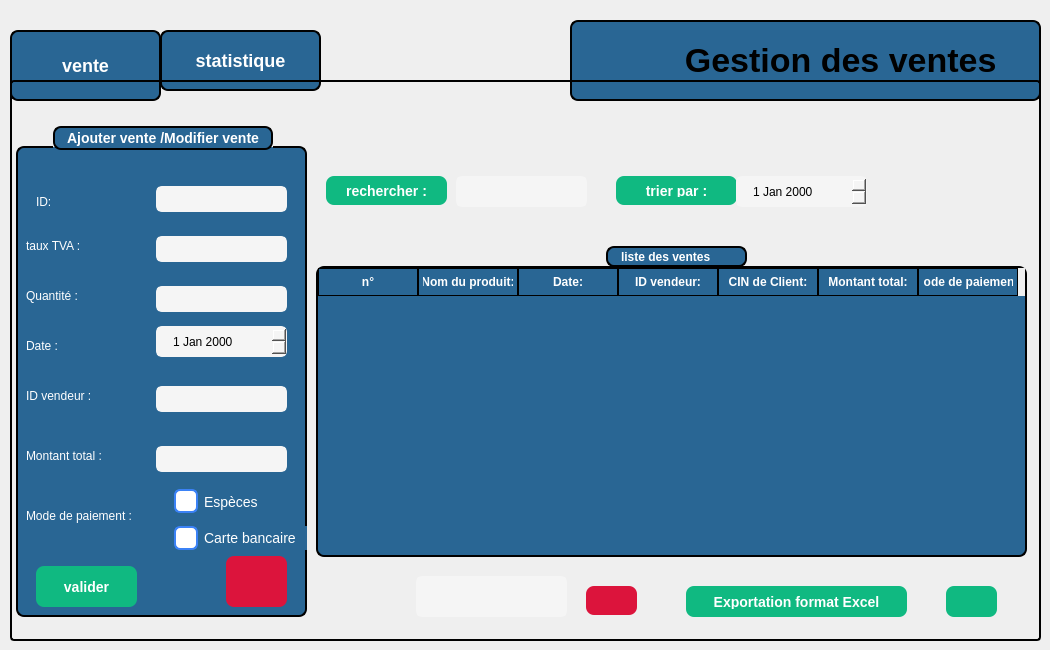
    <widget class="QWidget" name="pagevent">
     <widget class="QLabel" name="label_2">
      <property name="geometry">
       <rect>
        <x>570</x>
        <y>20</y>
        <width>471</width>
        <height>81</height>
       </rect>
      </property>
      <property name="styleSheet">
       <string notr="true">QLabel{
 border: 2px solid black;   /* blue border */
    border-radius: 8px;
 font-weight: bold;
    font-size: 34px;
background-color: rgb(41, 102, 148);}</string>
      </property>
      <property name="text">
       <string>           Gestion des ventes</string>
      </property>
     </widget>
     <widget class="QStackedWidget" name="stackedWidgetvente">
      <property name="geometry">
       <rect>
        <x>10</x>
        <y>80</y>
        <width>1031</width>
        <height>561</height>
       </rect>
      </property>
      <property name="styleSheet">
       <string notr="true">QStackedWidget {
  border: 2px solid black;
  border-radius: 4px;
  padding: 4px;
}</string>
      </property>
      <property name="currentIndex">
       <number>1</number>
      </property>
      <widget class="QWidget" name="page_5">
       <widget class="QPushButton" name="pushButton_2">
        <property name="geometry">
         <rect>
          <x>770</x>
          <y>500</y>
          <width>151</width>
          <height>51</height>
         </rect>
        </property>
        <property name="styleSheet">
         <string notr="true">QPushButton {
    border: 2px solid black;
    border-radius: 8px;
    font-weight: bold;
    font-size: 18px;              /* texte plus grand */
    background-color: rgb(41, 102, 148); /* bleu normal */
    color: white;
    padding: 8px 16px;
}

/* Quand la souris passe dessus */
QPushButton:hover {
    background-color: rgb(61, 122, 168); /* bleu plus clair */
}

/* Quand on clique dessus */
QPushButton:pressed {
    background-color: rgb(81, 142, 188); /* encore plus clair */
}

/* Bouton actif (par ex. quand on est sur la page 1) */
QPushButton[active=&quot;true&quot;] {
    background-color: #10b981;  /* vert quand actif */
    color: white;
}</string>
        </property>
        <property name="text">
         <string>stat</string>
        </property>
       </widget>
      </widget>
      <widget class="QWidget" name="page_1">
       <widget class="QGroupBox" name="groupBox_3">
        <property name="geometry">
         <rect>
          <x>0</x>
          <y>40</y>
          <width>291</width>
          <height>491</height>
         </rect>
        </property>
        <property name="styleSheet">
         <string notr="true">
QGroupBox {
    background-color: rgb(41, 102, 148);   /* blue background */
    border: 2px solid black;               /* black border, 2px wide */
    border-radius: 8px;                    /* rounded corners */
    margin-top: 20px;                      /* space for the title */
    color: white;                          /* title text color */
    font-weight: bold;
    font-size: 14px;
}

QGroupBox::title {
 border: 2px solid black;               /* black border, 2px wide */
    border-radius: 8px;     
background-color: rgb(41, 102, 148);
    subcontrol-origin: margin;
    subcontrol-position: top center;       /* title centered */
    padding: 2px 10px;
}</string>
        </property>
        <property name="title">
         <string>Ajouter vente /Modifier vente</string>
        </property>
        <widget class="QLabel" name="label_20">
         <property name="geometry">
          <rect>
           <x>20</x>
           <y>60</y>
           <width>63</width>
           <height>31</height>
          </rect>
         </property>
         <property name="styleSheet">
          <string notr="true">background-color:rgb(41, 102, 148);
color: rgb(255, 255, 255)</string>
         </property>
         <property name="text">
          <string>ID: </string>
         </property>
        </widget>
        <widget class="QLineEdit" name="lineEdit_8">
         <property name="geometry">
          <rect>
           <x>140</x>
           <y>60</y>
           <width>131</width>
           <height>26</height>
          </rect>
         </property>
         <property name="styleSheet">
          <string notr="true">QLineEdit {
    width: 150px;
    height: 150px;
    border: 3px solid rgb(245,245,245);
    border-radius: 6px;
    padding: 6px 12px;
    color: rgb(0,0,0);
    background-color: rgb(245,245,245); 
}</string>
         </property>
         <property name="text">
          <string/>
         </property>
        </widget>
        <widget class="QLineEdit" name="lineEdit_9">
         <property name="geometry">
          <rect>
           <x>140</x>
           <y>110</y>
           <width>131</width>
           <height>26</height>
          </rect>
         </property>
         <property name="styleSheet">
          <string notr="true">QLineEdit {
    width: 150px;
    height: 150px;
    border: 3px solid rgb(245,245,245);
    border-radius: 6px;
    padding: 6px 12px;
    color: rgb(0,0,0);
    background-color: rgb(245,245,245); 
}</string>
         </property>
         <property name="text">
          <string/>
         </property>
        </widget>
        <widget class="QLineEdit" name="lineEdit_10">
         <property name="geometry">
          <rect>
           <x>140</x>
           <y>160</y>
           <width>131</width>
           <height>26</height>
          </rect>
         </property>
         <property name="styleSheet">
          <string notr="true">QLineEdit {
    width: 150px;
    height: 150px;
    border: 3px solid rgb(245,245,245);
    border-radius: 6px;
    padding: 6px 12px;
    color: rgb(0,0,0);
    background-color: rgb(245,245,245); 
}</string>
         </property>
         <property name="text">
          <string/>
         </property>
        </widget>
        <widget class="QLineEdit" name="lineEdit_11">
         <property name="geometry">
          <rect>
           <x>140</x>
           <y>260</y>
           <width>131</width>
           <height>26</height>
          </rect>
         </property>
         <property name="styleSheet">
          <string notr="true">QLineEdit {
    width: 150px;
    height: 150px;
    border: 3px solid rgb(245,245,245);
    border-radius: 6px;
    padding: 6px 12px;
    color: rgb(0,0,0);
    background-color: rgb(245,245,245); 
}</string>
         </property>
         <property name="text">
          <string/>
         </property>
        </widget>
        <widget class="QLineEdit" name="lineEdit_13">
         <property name="geometry">
          <rect>
           <x>140</x>
           <y>320</y>
           <width>131</width>
           <height>26</height>
          </rect>
         </property>
         <property name="styleSheet">
          <string notr="true">QLineEdit {
    width: 150px;
    height: 150px;
    border: 3px solid rgb(245,245,245);
    border-radius: 6px;
    padding: 6px 12px;
    color: rgb(0,0,0);
    background-color: rgb(245,245,245); 
}</string>
         </property>
         <property name="text">
          <string/>
         </property>
        </widget>
        <widget class="QLabel" name="label_21">
         <property name="geometry">
          <rect>
           <x>10</x>
           <y>110</y>
           <width>121</width>
           <height>20</height>
          </rect>
         </property>
         <property name="styleSheet">
          <string notr="true">background-color:rgb(41, 102, 148);
color: rgb(255, 255, 255)</string>
         </property>
         <property name="text">
          <string>taux TVA :</string>
         </property>
        </widget>
        <widget class="QLabel" name="label_22">
         <property name="geometry">
          <rect>
           <x>10</x>
           <y>160</y>
           <width>63</width>
           <height>20</height>
          </rect>
         </property>
         <property name="styleSheet">
          <string notr="true">background-color:rgb(41, 102, 148);
color: rgb(255, 255, 255)</string>
         </property>
         <property name="text">
          <string>Quantité :</string>
         </property>
        </widget>
        <widget class="QLabel" name="label_23">
         <property name="geometry">
          <rect>
           <x>10</x>
           <y>210</y>
           <width>63</width>
           <height>20</height>
          </rect>
         </property>
         <property name="styleSheet">
          <string notr="true">background-color:rgb(41, 102, 148);
color: rgb(255, 255, 255)</string>
         </property>
         <property name="text">
          <string>Date :</string>
         </property>
        </widget>
        <widget class="QDateEdit" name="dateEdit_3">
         <property name="geometry">
          <rect>
           <x>140</x>
           <y>200</y>
           <width>131</width>
           <height>31</height>
          </rect>
         </property>
         <property name="styleSheet">
          <string notr="true">QDateEdit {
    border: 3px solid rgb(245,245,245);
    border-radius: 6px;
    padding: 6px 12px;
    color: rgb(0,0,0);
    background-color: rgb(245,245,245); 
}</string>
         </property>
        </widget>
        <widget class="QLabel" name="label_24">
         <property name="geometry">
          <rect>
           <x>10</x>
           <y>260</y>
           <width>81</width>
           <height>20</height>
          </rect>
         </property>
         <property name="styleSheet">
          <string notr="true">background-color:rgb(41, 102, 148);
color: rgb(255, 255, 255)</string>
         </property>
         <property name="text">
          <string>ID vendeur :</string>
         </property>
        </widget>
        <widget class="QLabel" name="label_25">
         <property name="geometry">
          <rect>
           <x>10</x>
           <y>320</y>
           <width>111</width>
           <height>20</height>
          </rect>
         </property>
         <property name="styleSheet">
          <string notr="true">background-color:rgb(41, 102, 148);
color: rgb(255, 255, 255)</string>
         </property>
         <property name="text">
          <string/>
         </property>
        </widget>
        <widget class="QLabel" name="label_26">
         <property name="geometry">
          <rect>
           <x>10</x>
           <y>320</y>
           <width>111</width>
           <height>20</height>
          </rect>
         </property>
         <property name="styleSheet">
          <string notr="true">background-color:rgb(41, 102, 148);
color: rgb(255, 255, 255)</string>
         </property>
         <property name="text">
          <string>Montant total :</string>
         </property>
        </widget>
        <widget class="QLabel" name="label_27">
         <property name="geometry">
          <rect>
           <x>10</x>
           <y>380</y>
           <width>141</width>
           <height>20</height>
          </rect>
         </property>
         <property name="styleSheet">
          <string notr="true">background-color:rgb(41, 102, 148);
color: rgb(255, 255, 255)</string>
         </property>
         <property name="text">
          <string>Mode de paiement :</string>
         </property>
        </widget>
        <widget class="QRadioButton" name="radioButton_3">
         <property name="geometry">
          <rect>
           <x>150</x>
           <y>360</y>
           <width>110</width>
           <height>31</height>
          </rect>
         </property>
         <property name="styleSheet">
          <string notr="true">QRadioButton {
    color: white;
    font-size: 14px;
    padding-left: 8px;
background-color: rgb(41, 102, 148);
}

QRadioButton::indicator {
    width: 20px;
    height: 20px;
    border: 2px solid #3b82f6;
    border-radius: 6px;      /* rounded corners */
    background-color: white;  /* unchecked background */
}

QRadioButton::indicator:checked {
    background-color: #FFD700;  /* blue fill when checked */
}</string>
         </property>
         <property name="text">
          <string>Espèces</string>
         </property>
        </widget>
        <widget class="QRadioButton" name="radioButton_4">
         <property name="geometry">
          <rect>
           <x>150</x>
           <y>400</y>
           <width>161</width>
           <height>24</height>
          </rect>
         </property>
         <property name="styleSheet">
          <string notr="true">QRadioButton {
    color: white;
    font-size: 14px;
    padding-left: 8px;
background-color: rgb(41, 102, 148);
}

QRadioButton::indicator {
    width: 20px;
    height: 20px;
    border: 2px solid #3b82f6;
    border-radius: 6px;      /* rounded corners */
    background-color: white;  /* unchecked background */
}

QRadioButton::indicator:checked {
    background-color: #FFD700;  /* blue fill when checked */
}</string>
         </property>
         <property name="text">
          <string>Carte bancaire</string>
         </property>
        </widget>
        <widget class="QPushButton" name="pushButton_6">
         <property name="geometry">
          <rect>
           <x>20</x>
           <y>440</y>
           <width>101</width>
           <height>41</height>
          </rect>
         </property>
         <property name="styleSheet">
          <string notr="true">QPushButton {
    background-color: #10b981;   /* normal state */
    color: white;
    border: none;
    border-radius: 8px;
    padding: 8px 20px;
    font-size: 14px;
    font-weight: bold;
}

QPushButton:hover {
    background-color: #059669;   /* darker on hover */
}</string>
         </property>
         <property name="text">
          <string>valider</string>
         </property>
        </widget>
        <widget class="QPushButton" name="annulerajout_3">
         <property name="geometry">
          <rect>
           <x>210</x>
           <y>430</y>
           <width>61</width>
           <height>51</height>
          </rect>
         </property>
         <property name="styleSheet">
          <string notr="true">QPushButton {

	background-color: rgb(220, 20, 60);
	
    color: white;
    border: none;
    border-radius: 8px;
    padding: 8px 20px;
    font-size: 14px;
    font-weight: bold;
}

QPushButton:hover {
      /* darker on hover */
	background-color: rgb(140, 0, 0);
}
</string>
         </property>
         <property name="text">
          <string/>
         </property>
         <property name="icon">
          <iconset theme="QIcon::ThemeIcon::EditClear"/>
         </property>
        </widget>
       </widget>
       <widget class="QPushButton" name="pushButton_7">
        <property name="geometry">
         <rect>
          <x>310</x>
          <y>90</y>
          <width>121</width>
          <height>29</height>
         </rect>
        </property>
        <property name="styleSheet">
         <string notr="true">QPushButton {
    background-color: #10b981;   /* normal state */
    color: white;
    border: none;
    border-radius: 8px;
    padding: 8px 20px;
    font-size: 14px;
    font-weight: bold;
}

QPushButton:hover {
    background-color: #059669;   /* darker on hover */
}</string>
        </property>
        <property name="text">
         <string>rechercher :</string>
        </property>
       </widget>
       <widget class="QLineEdit" name="leditrech">
        <property name="geometry">
         <rect>
          <x>440</x>
          <y>90</y>
          <width>131</width>
          <height>31</height>
         </rect>
        </property>
        <property name="styleSheet">
         <string notr="true">QLineEdit {
    width: 150px;
    height: 150px;
    border: 3px solid rgb(245,245,245);
    border-radius: 6px;
    padding: 6px 12px;
    color: rgb(0,0,0);
    background-color: rgb(245,245,245); 
}</string>
        </property>
       </widget>
       <widget class="QPushButton" name="pushButton_8">
        <property name="geometry">
         <rect>
          <x>600</x>
          <y>90</y>
          <width>121</width>
          <height>29</height>
         </rect>
        </property>
        <property name="styleSheet">
         <string notr="true">QPushButton {
    background-color: #10b981;   /* normal state */
    color: white;
    border: none;
    border-radius: 8px;
    padding: 8px 20px;
    font-size: 14px;
    font-weight: bold;
}

QPushButton:hover {
    background-color: #059669;   /* darker on hover */
}
</string>
        </property>
        <property name="text">
         <string>trier par :</string>
        </property>
       </widget>
       <widget class="QDateEdit" name="dateEdit_4">
        <property name="geometry">
         <rect>
          <x>720</x>
          <y>90</y>
          <width>131</width>
          <height>31</height>
         </rect>
        </property>
        <property name="styleSheet">
         <string notr="true">QDateEdit {
    border: 3px solid rgb(245,245,245);
    border-radius: 6px;
    padding: 6px 12px;
    color: rgb(0,0,0);
    background-color: rgb(245,245,245); 
}</string>
        </property>
       </widget>
       <widget class="QTableWidget" name="tableWidget_2">
        <property name="geometry">
         <rect>
          <x>300</x>
          <y>180</y>
          <width>711</width>
          <height>291</height>
         </rect>
        </property>
        <property name="styleSheet">
         <string notr="true">QTableWidget {
    background-color: rgb(41, 102, 148);   /* blue background */
    border: 2px solid black;
    border-radius: 8px;
    font-weight: bold;
    font-size: 14px;
    gridline-color: black;                 /* cell grid lines */
    color: white;                          
    selection-background-color: #10b981;
    selection-color: white;
    outline: 0;
}

QTableWidget::item {
    border: 1px solid black;               /* give each cell a border */
    padding: 4px;
}

QHeaderView::section {
    background-color: rgb(41, 102, 148);
    color: white;
    border: 1px solid black;              /* column header border */
    padding: 4px;
    font-weight: bold;
}</string>
        </property>
        <column>
         <property name="text">
          <string>n°</string>
         </property>
        </column>
        <column>
         <property name="text">
          <string>Nom du produit:</string>
         </property>
        </column>
        <column>
         <property name="text">
          <string>Date:</string>
         </property>
        </column>
        <column>
         <property name="text">
          <string>ID vendeur:</string>
         </property>
        </column>
        <column>
         <property name="text">
          <string>CIN de Client:</string>
         </property>
        </column>
        <column>
         <property name="text">
          <string>Montant total:</string>
         </property>
        </column>
        <column>
         <property name="text">
          <string> Mode de paiement :</string>
         </property>
        </column>
       </widget>
       <widget class="QPushButton" name="pushButton_10">
        <property name="geometry">
         <rect>
          <x>670</x>
          <y>500</y>
          <width>221</width>
          <height>31</height>
         </rect>
        </property>
        <property name="styleSheet">
         <string notr="true">QPushButton {
    background-color: #10b981;   /* normal state */
    color: white;
    border: none;
    border-radius: 8px;
    padding: 8px 20px;
    font-size: 14px;
    font-weight: bold;
}

QPushButton:hover {
    background-color: #059669;   /* darker on hover */
}</string>
        </property>
        <property name="text">
         <string>Exportation format Excel</string>
        </property>
       </widget>
       <widget class="QLineEdit" name="lineEdit_supprimer_2">
        <property name="geometry">
         <rect>
          <x>400</x>
          <y>490</y>
          <width>151</width>
          <height>41</height>
         </rect>
        </property>
        <property name="styleSheet">
         <string notr="true">QLineEdit {
    width: 150px;
    height: 150px;
    border: 3px solid rgb(245,245,245);
    border-radius: 6px;
    padding: 6px 12px;
    color: rgb(0,0,0);
    background-color: rgb(245,245,245); 
}</string>
        </property>
        <property name="text">
         <string/>
        </property>
       </widget>
       <widget class="QPushButton" name="pushButton">
        <property name="geometry">
         <rect>
          <x>570</x>
          <y>500</y>
          <width>51</width>
          <height>29</height>
         </rect>
        </property>
        <property name="styleSheet">
         <string notr="true">QPushButton {

	background-color: rgb(220, 20, 60);
	
    color: white;
    border: none;
    border-radius: 8px;
    padding: 8px 20px;
    font-size: 14px;
    font-weight: bold;
}

QPushButton:hover {
      /* darker on hover */
	background-color: rgb(140, 0, 0);
}
</string>
        </property>
        <property name="text">
         <string/>
        </property>
        <property name="icon">
         <iconset theme="QIcon::ThemeIcon::EditDelete"/>
        </property>
       </widget>
       <widget class="QLabel" name="label_3">
        <property name="geometry">
         <rect>
          <x>590</x>
          <y>160</y>
          <width>141</width>
          <height>21</height>
         </rect>
        </property>
        <property name="styleSheet">
         <string notr="true">QLabel {
    border: 2px solid black;           /* bordure noire, 2px */
    border-radius: 8px;
    background-color: rgb(41, 102, 148); /* même couleur de fond */
    color: white;                       /* texte blanc */
    font-weight: bold;                  /* texte un peu gras */
    subcontrol-origin: margin;
    subcontrol-position: top center;    /* titre centré */
    padding: 2px 10px;
}</string>
        </property>
        <property name="text">
         <string>liste des ventes</string>
        </property>
       </widget>
       <widget class="QPushButton" name="pushButton_3">
        <property name="geometry">
         <rect>
          <x>930</x>
          <y>500</y>
          <width>51</width>
          <height>31</height>
         </rect>
        </property>
        <property name="styleSheet">
         <string notr="true">QPushButton {
    background-color: #10b981;   /* normal state */
    color: white;
    border: none;
    border-radius: 8px;
    padding: 8px 20px;
    font-size: 14px;
    font-weight: bold;
}
</string>
        </property>
        <property name="text">
         <string/>
        </property>
        <property name="icon">
         <iconset theme="QIcon::ThemeIcon::GoDown"/>
        </property>
       </widget>
       <widget class="QLabel" name="image_3">
        <property name="geometry">
         <rect>
          <x>890</x>
          <y>60</y>
          <width>91</width>
          <height>81</height>
         </rect>
        </property>
        <property name="text">
         <string/>
        </property>
        <property name="pixmap">
         <pixmap>../../../../ateliergit/ProjetCPP/Gstock/images/logo.png</pixmap>
        </property>
       </widget>
      </widget>
     </widget>
     <widget class="QPushButton" name="btnpage1">
      <property name="geometry">
       <rect>
        <x>10</x>
        <y>30</y>
        <width>151</width>
        <height>71</height>
       </rect>
      </property>
      <property name="styleSheet">
       <string notr="true">QPushButton {
    border: 2px solid black;
    border-radius: 8px;
    font-weight: bold;
    font-size: 18px;              /* texte plus grand */
    background-color: rgb(41, 102, 148); /* bleu normal */
    color: white;
    padding: 8px 16px;
}

/* Quand la souris passe dessus */
QPushButton:hover {
    background-color: rgb(61, 122, 168); /* bleu plus clair */
}

/* Quand on clique dessus */
QPushButton:pressed {
    background-color: rgb(81, 142, 188); /* encore plus clair */
}

/* Bouton actif (par ex. quand on est sur la page 1) */
QPushButton[active=&quot;true&quot;] {
    background-color: #10b981;  /* vert quand actif */
    color: white;
}
</string>
      </property>
      <property name="text">
       <string>vente</string>
      </property>
     </widget>
     <widget class="QPushButton" name="btnpage2">
      <property name="geometry">
       <rect>
        <x>160</x>
        <y>30</y>
        <width>161</width>
        <height>61</height>
       </rect>
      </property>
      <property name="styleSheet">
       <string notr="true">QPushButton {
    border: 2px solid black;
    border-radius: 8px;
    font-weight: bold;
    font-size: 18px;              /* texte plus grand */
    background-color: rgb(41, 102, 148); /* bleu normal */
    color: white;
    padding: 8px 16px;
}

/* Quand la souris passe dessus */
QPushButton:hover {
    background-color: rgb(61, 122, 168); /* bleu plus clair */
}

/* Quand on clique dessus */
QPushButton:pressed {
    background-color: rgb(81, 142, 188); /* encore plus clair */
}

/* Bouton actif (par ex. quand on est sur la page 1) */
QPushButton[active=&quot;true&quot;] {
    background-color: #10b981;  /* vert quand actif */
    color: white;
}
</string>
      </property>
      <property name="text">
       <string>statistique</string>
      </property>
     </widget>
     <zorder>btnpage2</zorder>
     <zorder>btnpage1</zorder>
     <zorder>label_2</zorder>
     <zorder>stackedWidgetvente</zorder>
    </widget>
